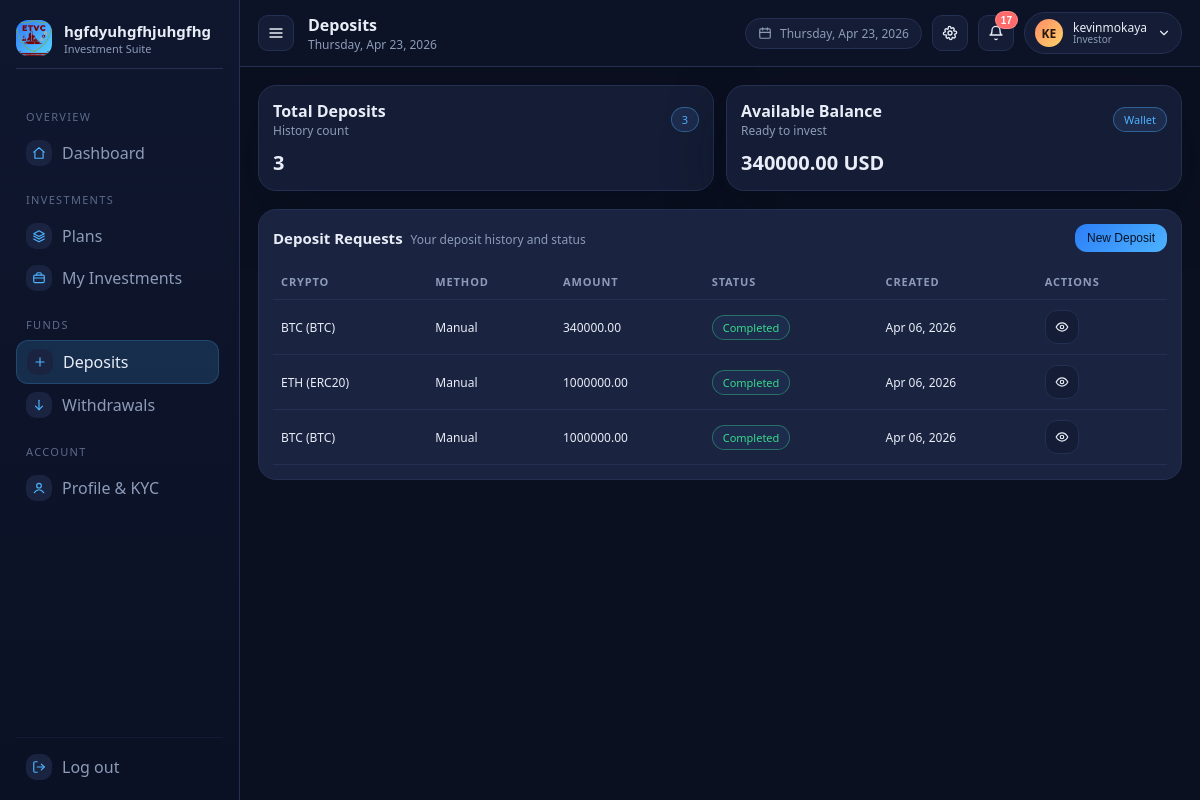
The app's page /deposits/ (signed in) with its own data.
### settingsconfig/models.py (models this page shows, shortened)
class SystemSetting(models.Model):
    key = models.CharField(max_length=100, unique=True)
    value = models.JSONField()
    updated_at = models.DateTimeField(auto_now=True)

### wallets/models.py (models this page shows, shortened)
class Wallet(models.Model):
    WALLET_TYPES = [
        ('primary', 'Primary'),
        ('trading', 'Trading'),
        ('savings', 'Savings'),
    ]
    id = models.UUIDField(primary_key=True, default=uuid.uuid4, editable=False)
    user = models.ForeignKey(User, on_delete=models.CASCADE, related_name='wallets')
    name = models.CharField(max_length=100)
    wallet_type = models.CharField(max_length=20, choices=WALLET_TYPES)
    main_balance = models.DecimalField(max_digits=12, decimal_places=2, default=Decimal('0'))
    bonus_balance = models.DecimalField(max_digits=12, decimal_places=2, default=Decimal('0'))
    profit_balance = models.DecimalField(max_digits=12, decimal_places=2, default=Decimal('0'))
    is_default = models.BooleanField(default=False)
    is_active = models.BooleanField(default=True)
    created_at = models.DateTimeField(auto_now_add=True)
    class Meta:
        constraints = [
            models.UniqueConstraint(
                fields=['user'],
                condition=Q(wallet_type='primary'),
                name='uniq_primary_wallet_per_user',
            )
        ]
    @property
    def total_balance(self) -> Decimal:
        return self.main_balance + self.bonus_balance + self.profit_balance

### deposits/models.py (models this page shows, shortened)
class Deposit(models.Model):
    METHOD_CHOICES = [
        ('manual', 'Manual'),
        ('automated', 'Automated'),
    ]
    STATUS_CHOICES = [
        ('pending', 'Pending'),
        ('confirming', 'Confirming'),
        ('completed', 'Completed'),
        ('rejected', 'Rejected'),
    ]
    user = models.ForeignKey(User, on_delete=models.CASCADE)
    wallet = models.ForeignKey('wallets.Wallet', on_delete=models.PROTECT)
    amount = models.DecimalField(max_digits=12, decimal_places=2)
    crypto = models.ForeignKey('payments.CryptoCurrency', on_delete=models.PROTECT)
    method = models.CharField(max_length=20, choices=METHOD_CHOICES, default='manual')
    transaction_hash = models.CharField(max_length=255, null=True, blank=True)
    sender_address = models.CharField(max_length=255, null=True, blank=True)
    payment_id = models.CharField(max_length=255, null=True, blank=True)
    pay_address = models.CharField(max_length=255, null=True, blank=True)
    status = models.CharField(max_length=20, choices=STATUS_CHOICES, default='pending')
    provider = models.CharField(max_length=50, blank=True, default='')
    provider_reference = models.CharField(max_length=120, blank=True, default='')
    provider_payload = models.JSONField(blank=True, default=dict)
    verification_payload = models.JSONField(blank=True, default=dict)
    confirmations = models.IntegerField(default=0)
    target_confirmations = models.IntegerField(default=3)
    check_attempts = models.IntegerField(default=0)
    max_check_attempts = models.IntegerField(default=12)
    last_checked_at = models.DateTimeField(null=True, blank=True)
    next_check_at = models.DateTimeField(null=True, blank=True)
    created_at = models.DateTimeField(auto_now_add=True)
    completed_at = models.DateTimeField(null=True, blank=True)

### payments/models.py (models this page shows)
class CryptoCurrency(models.Model):
    name = models.CharField(max_length=50)
    symbol = models.CharField(max_length=10)
    network = models.CharField(max_length=20)
    is_active = models.BooleanField(default=True)
    created_at = models.DateTimeField(auto_now_add=True)
    class Meta:
        unique_together = ('symbol', 'network')
    def __str__(self) -> str:
        return f"{self.symbol} ({self.network})"

### deposits/views.py (the view)
# urls.py: path('', DepositListView.as_view(), name='deposit_list'),
class DepositListView(LoginRequiredMixin, ListView):
    template_name = 'deposits_list.html'
    model = Deposit
    context_object_name = 'deposits'
    paginate_by = 10
    def get_queryset(self):
        return Deposit.objects.filter(user=self.request.user).order_by('-created_at')
    def get_context_data(self, **kwargs):
        context = super().get_context_data(**kwargs)
        context['create_form'] = DepositCreateForm(user=self.request.user)
        context['open_deposit_modal'] = False
        context['payment_config'] = get_payment_configuration()
        context['latest_deposit'] = self.request.session.pop('latest_deposit', None)
        return context

### accounts/context_processors.py (called while the page is built)
def notifications(request):
    if request.user.is_authenticated:
        unread_qs = Notification.objects.filter(user=request.user, is_read=False).order_by('-created_at')
        items = unread_qs[:8]
        unread = unread_qs.count()
        return {'NOTIFICATIONS': items, 'NOTIF_UNREAD': unread}
    return {'NOTIFICATIONS': [], 'NOTIF_UNREAD': 0}

### kyc/context_processors.py (called while the page is built)
def kyc_status(request):
    if request.user.is_authenticated:
        profile = KYCProfile.objects.filter(user=request.user).first()
        return {'KYC_PROFILE': profile}
    return {'KYC_PROFILE': None}

### payments/services.py (called while the page is built)
def get_payment_configuration() -> PaymentConfiguration:
    config = PaymentConfiguration.objects.first()
    if config:
        return config
    return PaymentConfiguration.objects.create()

def get_active_cryptos():
    return CryptoCurrency.objects.filter(is_active=True).order_by('symbol', 'network')

### wallets/context_processors.py (called while the page is built)
def wallet_summary(request):
    if request.user.is_authenticated:
        wallet = get_primary_wallet(request.user)
        wallets = Wallet.objects.filter(user=request.user).order_by('-is_default', 'created_at')
        return {'WALLET_SUMMARY': wallet, 'WALLETS': wallets}
    return {'WALLET_SUMMARY': None, 'WALLETS': []}

### wallets/services.py (called while the page is built)
def get_primary_wallet(user) -> Wallet | None:
    wallet = Wallet.objects.filter(user=user, wallet_type='primary').first()
    if wallet:
        return wallet
    try:
        return create_primary_wallet(user)
    except Exception:
        return None

### templates/deposits_list.html (shortened to what this page needs)
{% extends "base.html" %}
{% block content %}
<div class="card-grid">
  <div class="card">
    <div class="card-header">
      <div>
        <div class="card-title">Total Deposits</div>
        <div class="card-muted">History count</div>
      </div>
      <span class="badge info">{{ deposits|length }}</span>
    </div>
    <div class="metric-value">{{ deposits|length }}</div>
  </div>
  <div class="card">
    <div class="card-header">
      <div>
        <div class="card-title">Available Balance</div>
        <div class="card-muted">Ready to invest</div>
      </div>
      <span class="badge info">Wallet</span>
    </div>
    <div class="metric-value">{{ WALLET_SUMMARY.total_balance|default:'0' }} {{ SYSTEM_SETTINGS.CURRENCY|default:'USD' }}</div>
  </div>
</div>
<div class="section-card deposits-section">
  <div class="section-header">
    <div>
      <div class="section-title deposits-title-line">
        <span>Deposit Requests</span>
        <span class="section-inline-muted">Your deposit history and status</span>
      </div>
    </div>
    <div class="section-actions">
      <button class="btn primary" data-modal-open="#depositModal" type="button" {% if payment_config and not payment_config.enable_deposits %}disabled{% endif %}>New Deposit</button>
    </div>
  </div>
  <div class="table-wrapper deposits-table-wrap">
    <table class="table deposits-table">
      <thead>
        <tr>
          <th>Crypto</th>
          <th>Method</th>
          <th>Amount</th>
          <th>Status</th>
          <th>Created</th>
          <th>Actions</th>
        </tr>
      </thead>
      <tbody>
        {% for deposit in deposits %}
          <tr>
            <td data-label="Crypto">{{ deposit.crypto.symbol }} ({{ deposit.crypto.network }})</td>
            <td data-label="Method">{{ deposit.get_method_display }}</td>
            <td data-label="Amount">{{ deposit.amount }}</td>
            <td data-label="Status">
              {% if deposit.status == 'completed' %}
                <span class="badge success">Completed</span>
              {% elif deposit.status == 'rejected' %}
                <span class="badge danger">Rejected</span>
              {% elif deposit.status == 'confirming' %}
                <span class="badge info">Confirming</span>
              {% else %}
                <span class="badge warning">Pending</span>
              {% endif %}
            </td>
            <td data-label="Created">{{ deposit.created_at|date:"M d, Y" }}</td>
            <td data-label="Actions">
              <div class="table-actions">
                <button class="icon-pill" data-modal-open="#depositView{{ deposit.id }}" type="button">
                  <svg class="icon sm"><use href="#icon-eye"></use></svg>
                </button>
              </div>
            </td>
          </tr>
        {% empty %}
          <tr>
            <td colspan="6">
              <div class="empty-state">No deposits yet.</div>
            </td>
          </tr>
        {% endfor %}
      </tbody>
    </table>
  </div>
</div>
{% endblock %}

### templates/partials/sidebar.html (shortened to what this page needs)
{% with current=request.resolver_match.url_name %}
<aside class="sidebar">
  <div class="sidebar-brand sidebar-header">
    <div class="brand-mark">
      {% if SYSTEM_SETTINGS.SITE_LOGO %}
        <img class="brand-logo" src="{{ SYSTEM_SETTINGS.SITE_LOGO }}" alt="{{ SYSTEM_SETTINGS.PROJECT_NAME|default:'Invest Platform' }}" />
      {% else %}
        <svg class="icon lg"><use href="#icon-layers"></use></svg>
      {% endif %}
    </div>
    <div class="brand-text">
      <div class="brand-title">{{ SYSTEM_SETTINGS.PROJECT_NAME|default:'Invest Platform' }}</div>
      <div class="brand-subtitle">{{ SYSTEM_SETTINGS.SITE_TAGLINE|default:'Investment Suite' }}</div>
    </div>
  </div>
  <div class="sidebar-scroll">
    <div class="nav-section">
      <div class="nav-section-title">Overview</div>
      <a class="nav-item {% if current == 'dashboard' %}active{% endif %}" href="{% url 'dashboard' %}">
        <span class="nav-icon"><svg class="icon sm"><use href="#icon-home"></use></svg></span>
        <span>Dashboard</span>
      </a>
    </div>
    <div class="nav-section">
      <div class="nav-section-title">Investments</div>
      <a class="nav-item {% if current == 'plans' %}active{% endif %}" href="{% url 'plans' %}">
        <span class="nav-icon"><svg class="icon sm"><use href="#icon-layers"></use></svg></span>
        <span>Plans</span>
      </a>
      <a class="nav-item {% if current == 'my_investments' %}active{% endif %}" href="{% url 'my_investments' %}">
        <span class="nav-icon"><svg class="icon sm"><use href="#icon-briefcase"></use></svg></span>
        <span>My Investments</span>
      </a>
    </div>
    <div class="nav-section">
      <div class="nav-section-title">Funds</div>
      <a class="nav-item {% if current == 'deposit_list' %}active{% endif %}" href="{% url 'deposit_list' %}">
        <span class="nav-icon"><svg class="icon sm"><use href="#icon-plus"></use></svg></span>
        <span>Deposits</span>
      </a>
      <a class="nav-item {% if current == 'withdrawal_list' %}active{% endif %}" href="{% url 'withdrawal_list' %}">
        <span class="nav-icon"><svg class="icon sm"><use href="#icon-arrow-down"></use></svg></span>
        <span>Withdrawals</span>
      </a>
    </div>
    <div class="nav-section">
      <div class="nav-section-title">Account</div>
      <a class="nav-item {% if current == 'profile' %}active{% endif %}" href="{% url 'profile' %}">
        <span class="nav-icon"><svg class="icon sm"><use href="#icon-user"></use></svg></span>
        <span>Profile & KYC</span>
      </a>
    </div>
  </div>
  <div class="nav-section session-section sidebar-footer">
    <a class="nav-item" href="{% url 'logout' %}">
      <span class="nav-icon"><svg class="icon sm"><use href="#icon-log-out"></use></svg></span>
      <span>Log out</span>
    </a>
  </div>
</aside>
{% endwith %}

### templates/partials/topbar.html (shortened to what this page needs)
{% with current=request.resolver_match.url_name %}
<header class="topbar">
  <div class="topbar-left">
    <button class="sidebar-toggle icon-btn" data-sidebar-toggle type="button" aria-label="Toggle menu">
      <svg class="icon"><use href="#icon-menu"></use></svg>
    </button>
    <div class="page-titles">
      <div class="page-title">
        {% if current == 'dashboard' %}Dashboard
        {% elif current == 'plans' %}Investment Plans
        {% elif current == 'my_investments' %}My Investments
        {% elif current == 'deposit_list' %}Deposits
        {% elif current == 'withdrawal_list' %}Withdrawals
        {% elif current == 'profile' %}Profile & KYC
        {% elif current == 'notifications' %}Notifications
        {% elif current == 'admin_dashboard' %}Admin Dashboard
        {% elif current == 'admin_operations' %}Admin Operations
        {% else %}Dashboard{% endif %}
      </div>
      <div class="page-subtitle">{% now "l, M d, Y" %}</div>
    </div>
  </div>
  <div class="topbar-actions">
    <div class="date-chip">
      <svg class="icon sm"><use href="#icon-calendar"></use></svg>
      <span>{% now "l, M d, Y" %}</span>
    </div>
    <button class="icon-btn" type="button" title="Settings">
      <svg class="icon"><use href="#icon-settings"></use></svg>
    </button>
    <div class="notif-wrap" data-notif-wrap>
      <button class="icon-btn notif-btn" type="button" title="Notifications" data-notif-toggle>
        <svg class="icon"><use href="#icon-bell"></use></svg>
        {% if NOTIF_UNREAD %}
          <span class="notif-badge" data-notif-badge>{{ NOTIF_UNREAD }}</span>
        {% else %}
          <span class="notif-badge" data-notif-badge style="display:none;">0</span>
        {% endif %}
      </button>
    </div>
    <div class="user-menu">
      <div class="avatar">{{ request.user.username|default:'U'|slice:':2'|upper }}</div>
      <div class="user-meta">
        <div class="user-name">{{ request.user.username }}</div>
        <div class="user-role">{% if request.user.is_staff %}Super Admin{% else %}Investor{% endif %}</div>
      </div>
      <svg class="icon sm"><use href="#icon-chevron-down"></use></svg>
    </div>
  </div>
</header>
{% endwith %}

### records on screen
SystemSetting: PROJECT_NAME "hgfdyuhgfhjuhgfhg"
SystemSetting: SITE_TAGLINE "Investment Suite"
Wallet: total_balance "340000.00"
SystemSetting: CURRENCY "USD"
Deposit: crypto.symbol "BTC", crypto.network "BTC", method "Manual", amount "340000.00", status "Completed", created_at "Apr 06, 2026"
Deposit: crypto.symbol "ETH", crypto.network "ERC20", method "Manual", amount "1000000.00", status "Completed", created_at "Apr 06, 2026"
Deposit: crypto.symbol "BTC", crypto.network "BTC", method "Manual", amount "1000000.00", status "Completed", created_at "Apr 06, 2026"

### other values on screen
{{ NOTIF_UNREAD }} "17"
{{ request.user.username|default:'U'|slice:':2'|upper }} "KE"
{{ request.user.username }} "kevinmokaya"
{{ deposits|length }} "3"
